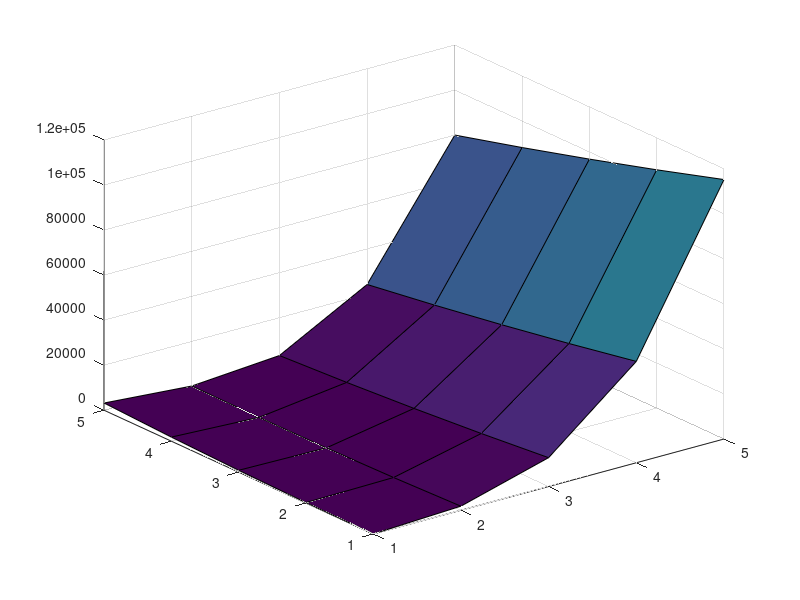

Here is the MATLAB script that generated this plot:

%% Set up simple example
%   - Coordinate matrices X, Y
%   - Data matrix Z
%
[X, Y] = meshgrid(1:5, 1:5);
Z = (1 - X).^2 + 200*(Y - X.^2).^2;
surf(X, Y, Z);

%% Logical comparisons with data and/or coordinates
X > 2
Y > 2
Z > 500
X > 2 & Y > 2

%% Logical indexing
Z(X > 2 & Y > 2)

%% Coordinate conversion

% Distance from center of matrix
DIST = sqrt((X-3).^2 + (Y-3).^2);

% Select based on distance
DIST <= 2
Z(DIST <= 2)
mean(Z(DIST<= 2))